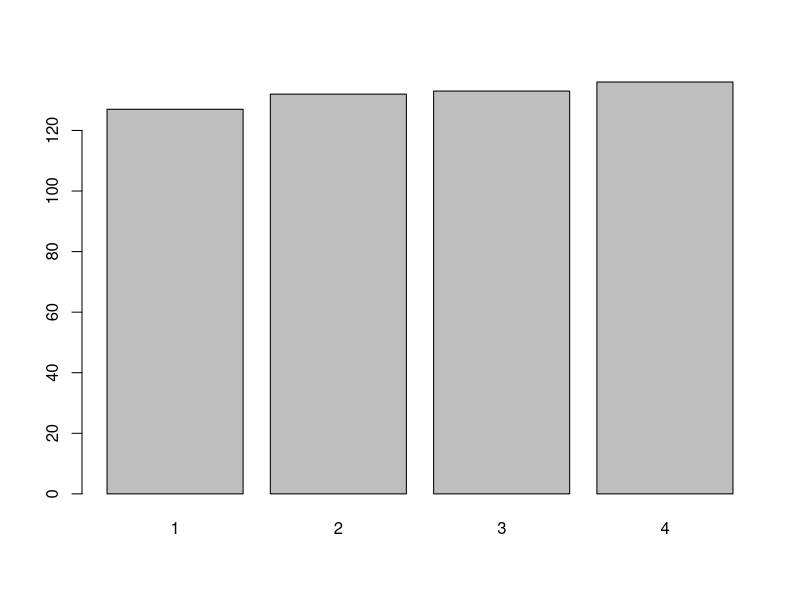
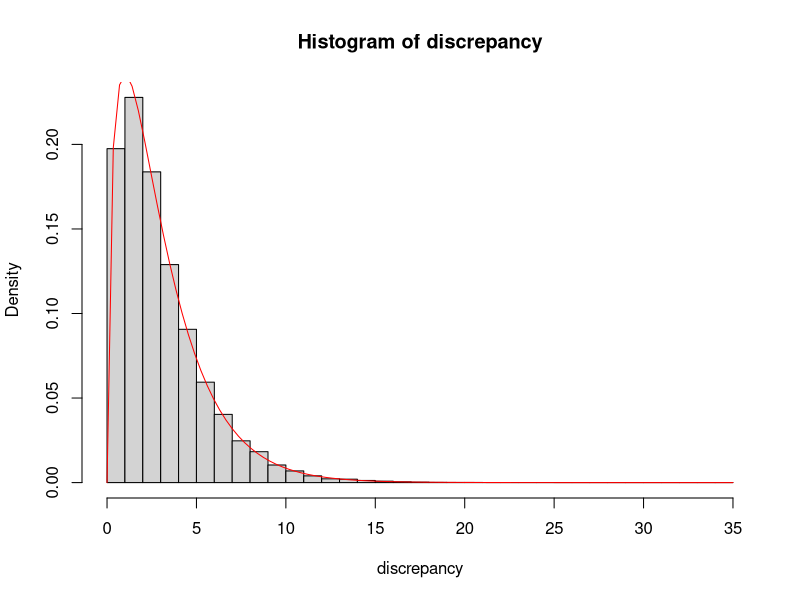
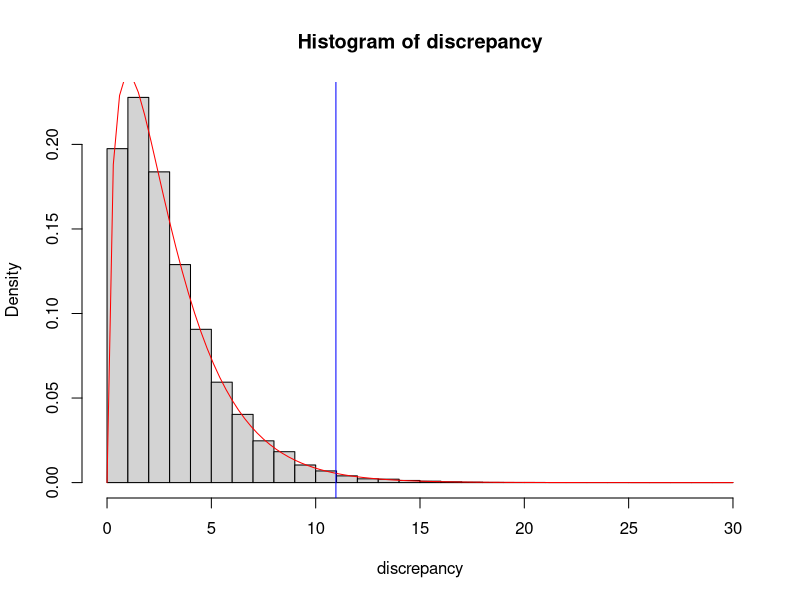
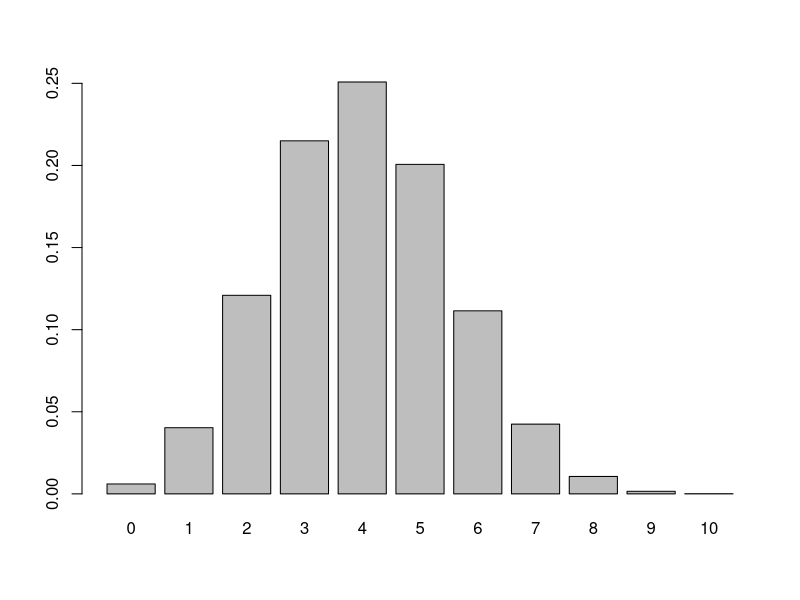
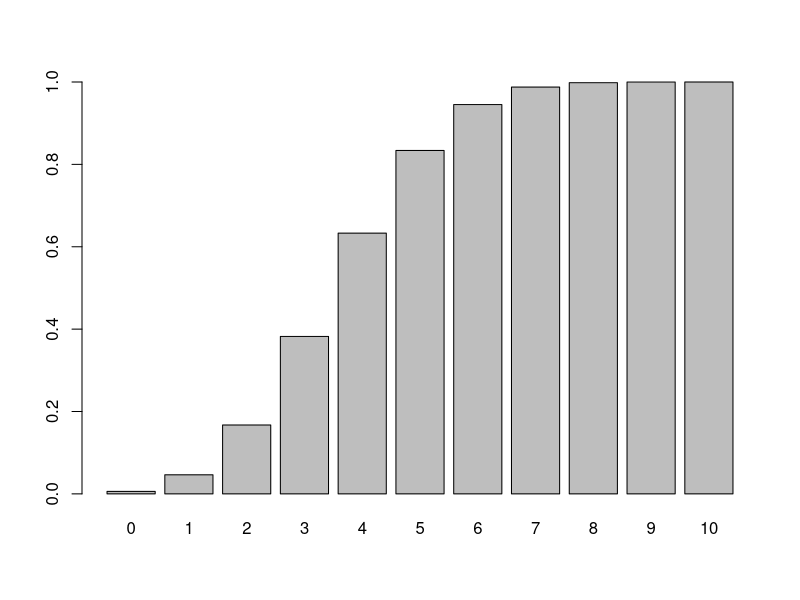
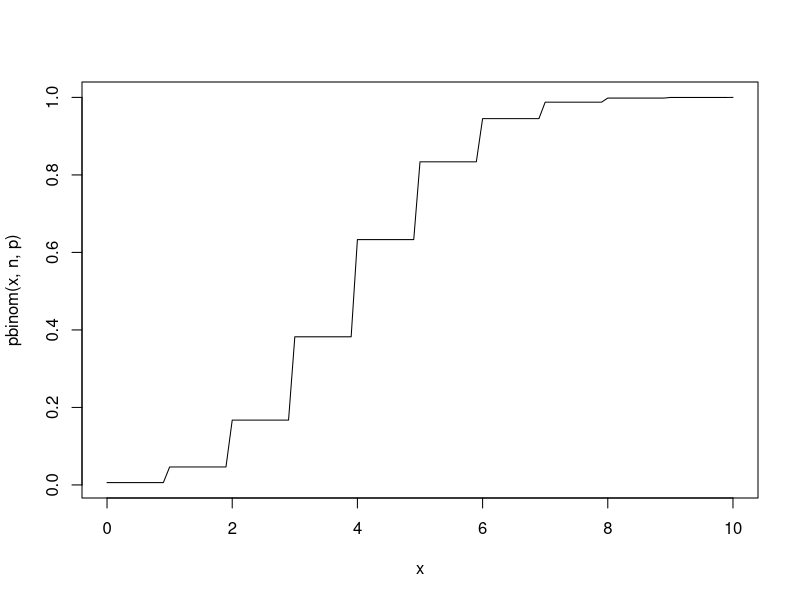
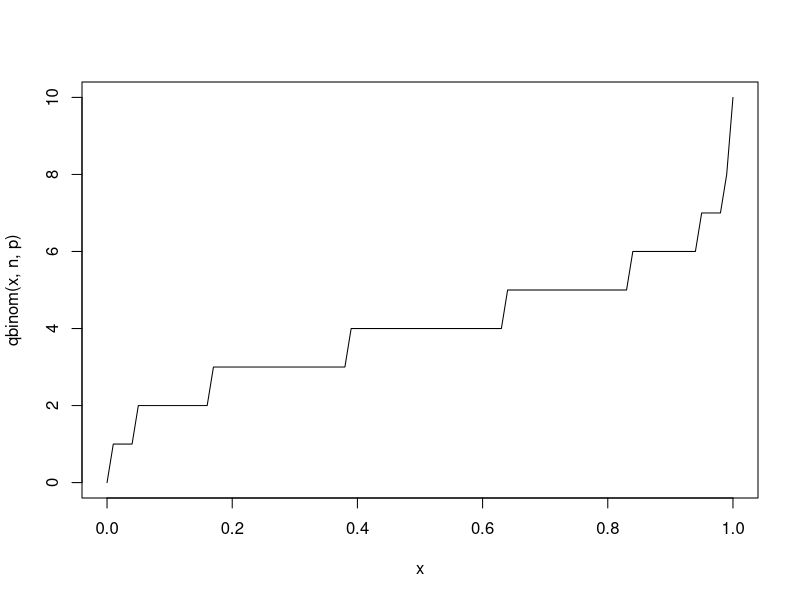
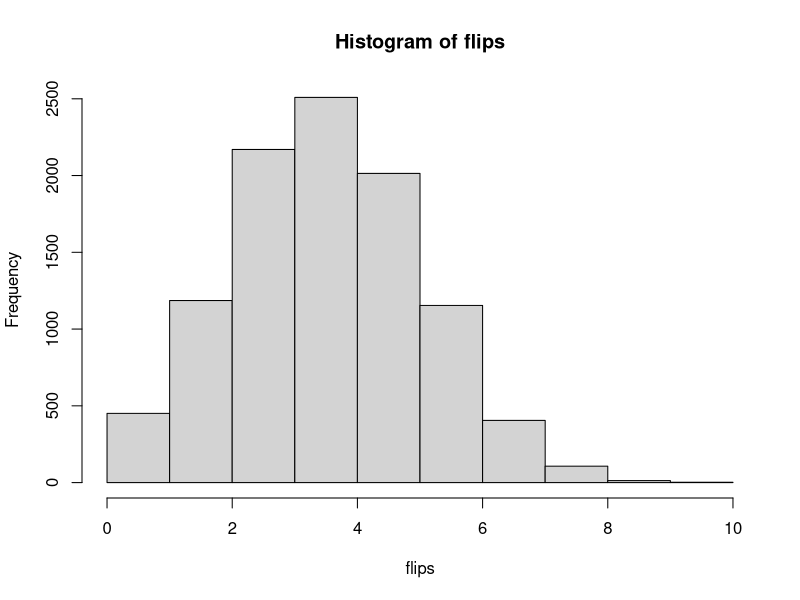

Write the R code that produced these figures, in order. (Note: this script raises an error after producing the figures.)
## ---- chunk 1
knitr::opts_chunk$set(echo = TRUE, collapse = TRUE)
## ---- chunk 2
N <- 10    #number of elements in the sample space
S <- 1:N
M <- 4     #number of sets in our initial list
sets <- list(c(2,4,5),c(6,9,10),c(1,2,3,4,5),c(2,4,6,9,10))
for (i in 1:M) {
   cat("Set", i, "that must be in the sigma field is ",sets[[i]],"\n")
}
#Set up a list to hold the equivalence classes
classes <- vector("list",N)    #create an empty list
#Now use the algorithm described above
for (k in 1:N) {
  class <- S    #initialize class to include everything
  for (i in 1:M){
    if (is.element(k, sets[[i]]))
      class <- intersect(class, sets[[i]])  #if set includes k, intersect with it
    else class <- setdiff(class,sets[[i]])  #if set does not include k, remove it
  }
  classes[[k]] <- class  #save the resulting equivalence class in our list
  cat("Class for", k, "is ",classes[[k]],"\n")
}

for (i in 1:M) {
  cat(sets[[i]],"\n")
}
## ---- chunk 3
n <- 4; M <- 528
v <- sample(1:n, M, replace = TRUE)
Observed <- table(v); Observed
barplot(Observed)
## ---- chunk 4
Expected <- rep(M/n, n)
chisq <- sum((Observed-Expected)^2/Expected); chisq
N <- 40000; discrepancy <- numeric(N)
for (i in 1:N){
  v <- sample(1:n, M, replace = TRUE)
  Observed <- table(v)
  discrepancy[i] <- sum((Observed-Expected)^2/Expected)
}
hist(discrepancy, breaks = 0:35, prob = TRUE)
#Since there are only n-1 = 3 independent numbers in our sample,
#we use a chi-square distribution with 3 degrees of freedom.
curve(dchisq(x, df = 3),add = TRUE, col = "red")
## ---- chunk 5
data <- c(rep("Aug-Oct",150),rep("Nov-Jan",138),rep("Feb-Apr",140),rep("May-Jul",100))
Observed <- table(data); Observed
Expected <- rep(sum(Observed)/4,4); Expected
chisq.value <- sum((Observed-Expected)^2/Expected); chisq.value
hist(discrepancy, breaks = 0:30, prob = TRUE)
curve(dchisq(x, df = 3),add = TRUE, col = "red")
abline(v = chisq.value, col = "blue" )
#There are two ways to get the P-value
sum(discrepancy > chisq.value)/N    #from our simulation (no theory)
pchisq(chisq.value, df = 3, lower.tail = FALSE)   #theoretical
## ---- chunk 6
#dbinom is the probability mass function
n <- 10; p <- 0.4; x <- 4
#There is a formula in terms of binomial coefficients for the mass function
dbinom(x, n, p); choose(n,x)*p^x*(1-p)^(n-x)
#To illustrate a discrete distribution, use a barplot, not a histogram
barplot(dbinom(0:n, n, p), names.arg = 0:n)
#We can compute the expectation and variance by summation
sum(dbinom(0:n,n,p))   #confirm that the total probability is 1
sum(0:n*dbinom(0:n,n,p)); n*p   #confirm the formula for expectation
sum((0:n)^2*dbinom(0:n,n,p))- (n*p)^2; n*p*(1-p)   #confirm the formula for variance
#The distribution function is the sum of the mass function
pbinom(6, n, p); sum(dbinom(0:6, n, p)) #probability for less than or equal to 6
barplot(pbinom(0:n,n,p), names.arg = 0:n)   #an increasing function
curve(pbinom(x, n, p), from = 0, to = n)   #this is an increasing function of a real variable
#Here is how to find the probability that X is greater than 6
pbinom(6, n, p, lower.tail = FALSE); 1 - pbinom(6, n, p)
#we can use the tail theorem to calculate the expectation  
sum(pbinom(0:n, n, p, lower.tail = FALSE)); n*p
#The quantile function is the function inverse of the distribution function
y <- pbinom(4, n, p); y; qbinom(y, n, p)
curve(qbinom(x, n, p), from = 0, to = 1)   #this is an increasing function of a real variable
#Here is the function that simulates the flipping of n unfair coins
rbinom(1, n, p)
rbinom(1, n, p)   #result may be anything from 0 to 10
#In this case a histogram is appropriate
flips <- c(rbinom(10000, n, p),0:n); head(flips)  #make sure that each $n$ appears once
hist(flips, breaks = 0:n)
#Alternatively we can make a table and do a barplot
table(flips)   #there may be no instances of 10
barplot(table(flips), arg = 0: n)
# Here is a comparison of the mass function and the samples
barplot(rbind(table(flips),10000*dbinom(0:n,n,p)), beside = TRUE, col = c("red", "blue"))
## ---- chunk 7
p <- 1/3; N <- 20  #set a reasonable upper limit
dgeom(0,p)    #the probability of no failures is p
dgeom(0:N,p)
barplot(dgeom(0:N,p), names.arg = 0:N)
# R cannot do infinite sums, but N will suffice
sum(dgeom(0:N,p))    #close to 1
sum(0:N *dgeom(0:N,p))    #expectation is close to 2
#The probability distibution is an increasing function
barplot(pgeom(0:N,p), names.arg = 0:N)
#We can use the tail-sum theorem to calculate the expectation.
N <- 100   #this is harmless if we are not displaying
sum(pgeom(0:N, p, lower.tail = FALSE))     #rounds off to the exact answer
#Because of the long tail to the right, the median is less than the mean
p <- 1/11; N <- 40   #this will lead to an expectation of 11-1 = 10
barplot(dgeom(0:N,p), names.arg = 0:N)
med <- qgeom(0.5, p); med    #use the quantile function to find the median
abline(v = med, col = "red")   #a nice way to display the median
firstq <- qgeom(0.25, p); firstq
abline(v = firstq, col = "blue")   #the first quartile
lastq <- qgeom(0.75, p); lastq
abline(v = lastq, col = "green")   #the quartiles are not symmetrically spaced
# A boxplot captures all of this in a single graphic
boxplot(dgeom(0:N,p))
#We can generate random data in accordance with a geometric distribution
#This simulates the result of rolling a die and counting the number of rolls before a 5 o6 6 occurs
p <- 1/3; n <- 1000; N = 15  #do 1000 rolls
rolls <- rgeom(n, p); head(rolls)
mean(rolls)    #should be close to the expectation, 2
hist(rolls, breaks = N) # probably put 0 and 1 in the leftmost bin
#For integer data a barplot is a better choice
rolls <- c(rolls, 0:N)  #make sure each value occurs at least once
barplot(table(rolls)[0:N+1], names.arg = 0:N)
#Again we can compare frequency of occurrence with probabilities 
barplot(rbind(table(rolls)[0:N+1],n*dgeom(0:N,p)), names.arg = 0:N, beside = TRUE, col = c("red", "blue"))
## ---- chunk 8
BJSD <- get("BJsales"); N <- length(BJSD); N
previous <- head(BJSD, N-1)  #drop the last value
current <- tail(BJSD, N-1)   #drop the first value
ratio <- current/previous; head(ratio)
hist(ratio)
#For simplicity, make sure that we end with a slump
slump <- head((ratio < .997), 147); head(slump); tail(slump)
p <- mean(slump); p   
#Now we can start anywhere and count quarters before the next slump
head(slump, 10)
start3 <- tail(slump,-2); head(start3,8); #skips the first 2
min(which(start3 == TRUE))
streak <- numeric(N-3)
streak[1] <- (min(which(slump)))
for (k in 2:N-3) {
  streak[k] <- min(which(tail(slump,1-k)))
}
tbl <- table(streak)
barplot(tbl)
model <- (N-3)*dgeom(0:20, p);model
#If we want to use chi-square,we should avoid expected < 5
#So we put our data into 9 bins
Obs <- Exp <- numeric(9)
for (i in 1:5){
  Obs[i] <- tbl[i]
  Exp[i] <- model[i]
}
for (i in 0:2){
  Obs[6+i] <- tbl[6+2*i]+tbl[7+2*i]
  Exp[6+i] <- model[6+2*i]+model[7+2*i]
}
Obs[9] <- sum(tbl[12:30])
Exp[9] <- (N-3)*pgeom(11,p, lower.tail = FALSE)
sum(Obs); sum(Exp)
Obs; round(Exp)
#It's clear that the observed data have a much longer tail,
#but we'll try chi-square anyway.
#It costs one degree of freedom to make the totals equal,
#and another to fit one parameter to the data.
chisq.value <- sum((Obs-Exp)^2/Exp); chisq.value
pchisq(chisq.value, df = 7, lower.tail = FALSE)
## ---- chunk 9
p <- 1/4; r = 3; N = 30
barplot(dnbinom(0:N, r, p), names.arg = 0:N)        
sum(0:N* dnbinom(0:N, r, p)); 3*(1/p - 1)    #check the expectation
barplot(pnbinom(0:N, r, p), names.arg = 0:N)  #the distribution function      
sum(pnbinom(0:N, r, p, lower.tail = FALSE)); 3*(1/p - 1)    #expectation via tail-sum
#We can do a simulation for 10000 students and compare
n <- 10000
escapes <- rnbinom(n, r, p); head(escapes)
mean(escapes); r*(1/p - 1)    #confirm that the mean is close
barplot(rbind(table(escapes)[0:N+1],n*dnbinom(0:N,r,p)), names.arg = 0:N, beside = TRUE, col = c("red", "blue"))
#Negative binomial is an example of a "sampling distribution": the sum of three geometric
escapes = rgeom(n,p)+ rgeom(n, p)+ rgeom(n, p)  #sum successes before each failure
mean(escapes); r*(1/p - 1)    #confirm that the mean is close
#Again compare simulation with mass function
barplot(rbind(table(escapes)[0:N+1],n*dnbinom(0:N,r,p)), names.arg = 0:N, beside = TRUE, col = c("red", "blue"))
## ---- chunk 10
x <- 2; N = 48; lambda = x/N
#The exact answer (binomal)
dbinom(x, N, lambda)
#The Poisson approximation
dpois(x, 2)
#Comparison for 0 up through 10 emails
barplot(rbind(dbinom(0:10, N, lambda),dpois(0:10, 2)), beside = TRUE , col = c("red", "blue"))
## ---- chunk 11
p <- 1/5; N = 100    #large upper limit for summation works like infinity
mu <- sum((0:N)*dgeom(0:N,p)); mu   #expectation is 1/p - 1
Exsq <- sum((0:N)^2*dgeom(0:N,p))   #expectation of X^2
Exsq - mu^2; (1-p)/p^2              #agrees with our formula
## ---- chunk 12
lambda <- 4; N = 100    #large upper limit for summation works like infinity
mu <- sum((0:N)*dpois(0:N,lambda)); mu   #lambda
Exsq <- sum((0:N)^2*dpois(0:N,lambda))   #expectation of X^2
Exsq - mu^2; lambda              #agrees with our formula
## ---- chunk 13
sample(5,1)   #generates 1:5 all with equal probability
rBW <- function() {
  black <- 1;
  while (TRUE) {    #will repeat until we draw the white ball, which is the first one
    if (sample(black+1, 1)==1) return (black)
    else (black <- black +1)
  }
}
rBW()  #value is a random number, the number of interviews it took to get a job
rBW()  #can be different every time
rBW()  #even though half the time, the value is 1

#Unlike the built-in functions like 'rpois()', our function is not "vectorized."
#We can put it in a loop to draw 100 samples
N <- 100; smp <- numeric(N)    #vector to hold the samples
for (i in 1:N) {
  smp[i] <- rBW()
}
hist(smp, breaks = "FD")   #usually has a very long tail to the right
mean(smp)  #Although the expectation is infinite, the sample mean must be finite!

#Ordinarily, if we average 100 samples, the sample means cluster together
#in a band whose width is roughly the square root of the variance.
M <- 200; means100 <- numeric(M)
for (j in 1:M) {
  smp <- numeric(N)    #vector to hold the samples
  for (i in 1:N){
    smp[i] <- rBW()
  }
  means100[j] <- mean(smp)
}
hist(means100, breaks = "FD")   #occasional very large values
means100  #the mean of 100 samples can still be very large
## ---- chunk 14
PEuler <- function(i) 6/(pi^2*i^2)
N <- 1000     #a stand-in for infinity
sum(PEuler(1:1000))    #sum of the probabilities is close to 1
payoff <- function(i) i*(-1)^(i+1)    #positive for odd i, negative for even i
#This is what you should not do when a random variable has positive and negative values
sum(PEuler(1:1000)*payoff(1:1000)); 6*log(2)/pi^2   #expectation agrees with theory
sum(PEuler(1:1000)*payoff(1:1000)*1:1000%%2)  #sum of positive payoffs
sum(PEuler(1:10000)*payoff(1:10000)*1:10000%%2)  #sum of positive payoffs
sum(PEuler(1:100000)*payoff(1:100000)*1:100000%%2)  #sum of positive payoffs is unbounded
sum(PEuler(101:10000)) #winning or losing more than 100 is an unlikely event
#What if you cannot lose more than 100?
sum(PEuler(1:1000)*pmax(payoff(1:1000), -100)); 6*log(2)/pi^2   #doubles your expectation
#What if you cannot win more than 100?
sum(PEuler(1:1000)*pmin(payoff(1:1000), 100)); 6*log(2)/pi^2   #becomes a losing game

 


